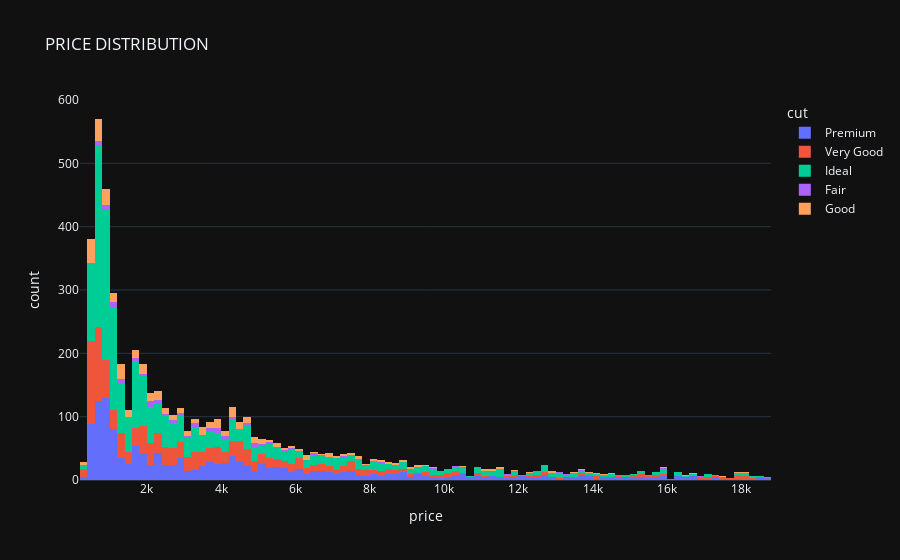

Notebook code for this chart:
### Code cell
# HISTOGRAM
fig=px.histogram(df,x="price",nbins=100,title='PRICE DISTRIBUTION',color='cut')
fig.show()

### Figure 1 — Plotly figure (JSON) as saved in the notebook; plotly's stock layout.template omitted (floating-point values rounded to 4 significant figures; data arrays with more than 128 entries replaced by an {"elided": "..."} marker saying what was removed)
{"data": [{"bingroup": "x", "hovertemplate": "cut=Premium<br>price=%{x}<br>count=%{y}<extra></extra>", "legendgroup": "Premium", "marker": {"color": "#636efa", "pattern": {"shape": ""}}, "name": "Premium", "nbinsx": 100, "orientation": "v", "showlegend": true, "x": {"elided": "1447 int values"}, "xaxis": "x", "yaxis": "y", "type": "histogram"}, {"bingroup": "x", "hovertemplate": "cut=Very Good<br>price=%{x}<br>count=%{y}<extra></extra>", "legendgroup": "Very Good", "marker": {"color": "#EF553B", "pattern": {"shape": ""}}, "name": "Very Good", "nbinsx": 100, "orientation": "v", "showlegend": true, "x": {"elided": "1195 int values"}, "xaxis": "x", "yaxis": "y", "type": "histogram"}, {"bingroup": "x", "hovertemplate": "cut=Ideal<br>price=%{x}<br>count=%{y}<extra></extra>", "legendgroup": "Ideal", "marker": {"color": "#00cc96", "pattern": {"shape": ""}}, "name": "Ideal", "nbinsx": 100, "orientation": "v", "showlegend": true, "x": {"elided": "2127 int values"}, "xaxis": "x", "yaxis": "y", "type": "histogram"}, {"bingroup": "x", "hovertemplate": "cut=Fair<br>price=%{x}<br>count=%{y}<extra></extra>", "legendgroup": "Fair", "marker": {"color": "#ab63fa", "pattern": {"shape": ""}}, "name": "Fair", "nbinsx": 100, "orientation": "v", "showlegend": true, "x": {"elided": "168 int values"}, "xaxis": "x", "yaxis": "y", "type": "histogram"}, {"bingroup": "x", "hovertemplate": "cut=Good<br>price=%{x}<br>count=%{y}<extra></extra>", "legendgroup": "Good", "marker": {"color": "#FFA15A", "pattern": {"shape": ""}}, "name": "Good", "nbinsx": 100, "orientation": "v", "showlegend": true, "x": {"elided": "457 int values"}, "xaxis": "x", "yaxis": "y", "type": "histogram"}], "layout": {"xaxis": {"anchor": "y", "domain": [0.0, 1.0], "title": {"text": "price"}}, "yaxis": {"anchor": "x", "domain": [0.0, 1.0], "title": {"text": "count"}}, "legend": {"title": {"text": "cut"}, "tracegroupgap": 0}, "title": {"text": "PRICE DISTRIBUTION"}, "barmode": "relative"}}
